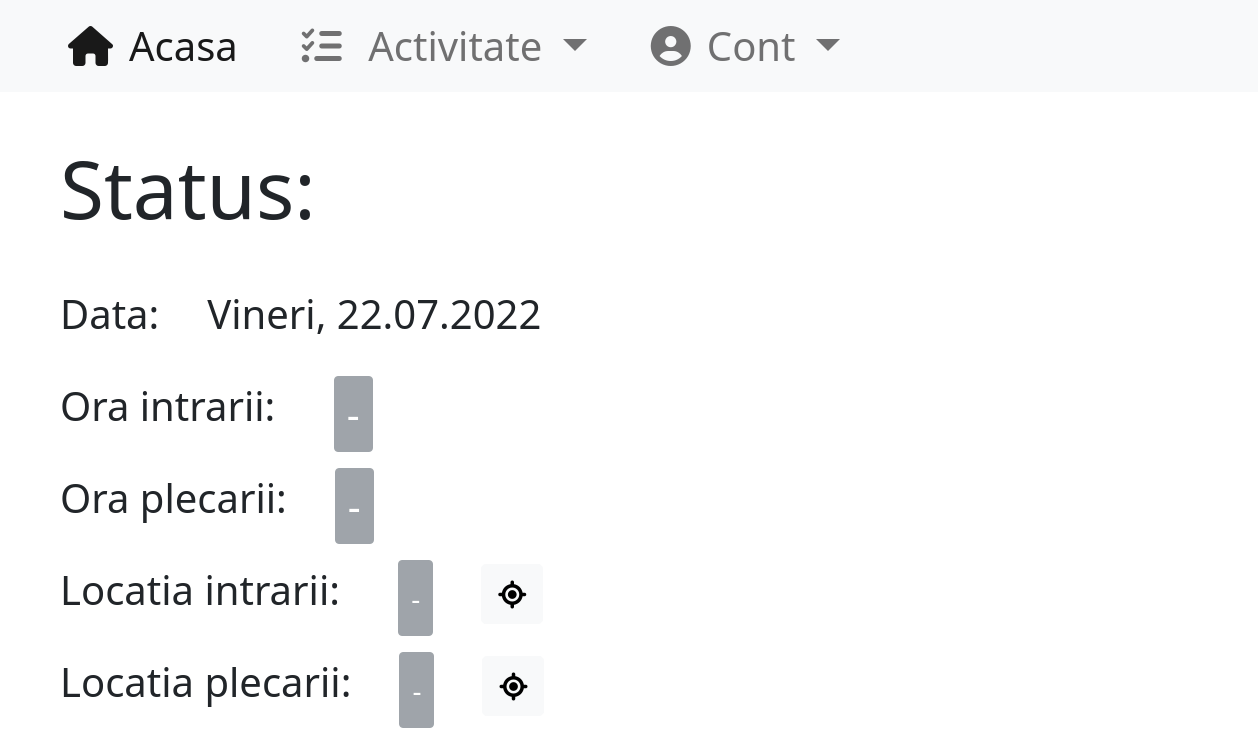
Before: /activity/2daysago (signed in) with the older database file.
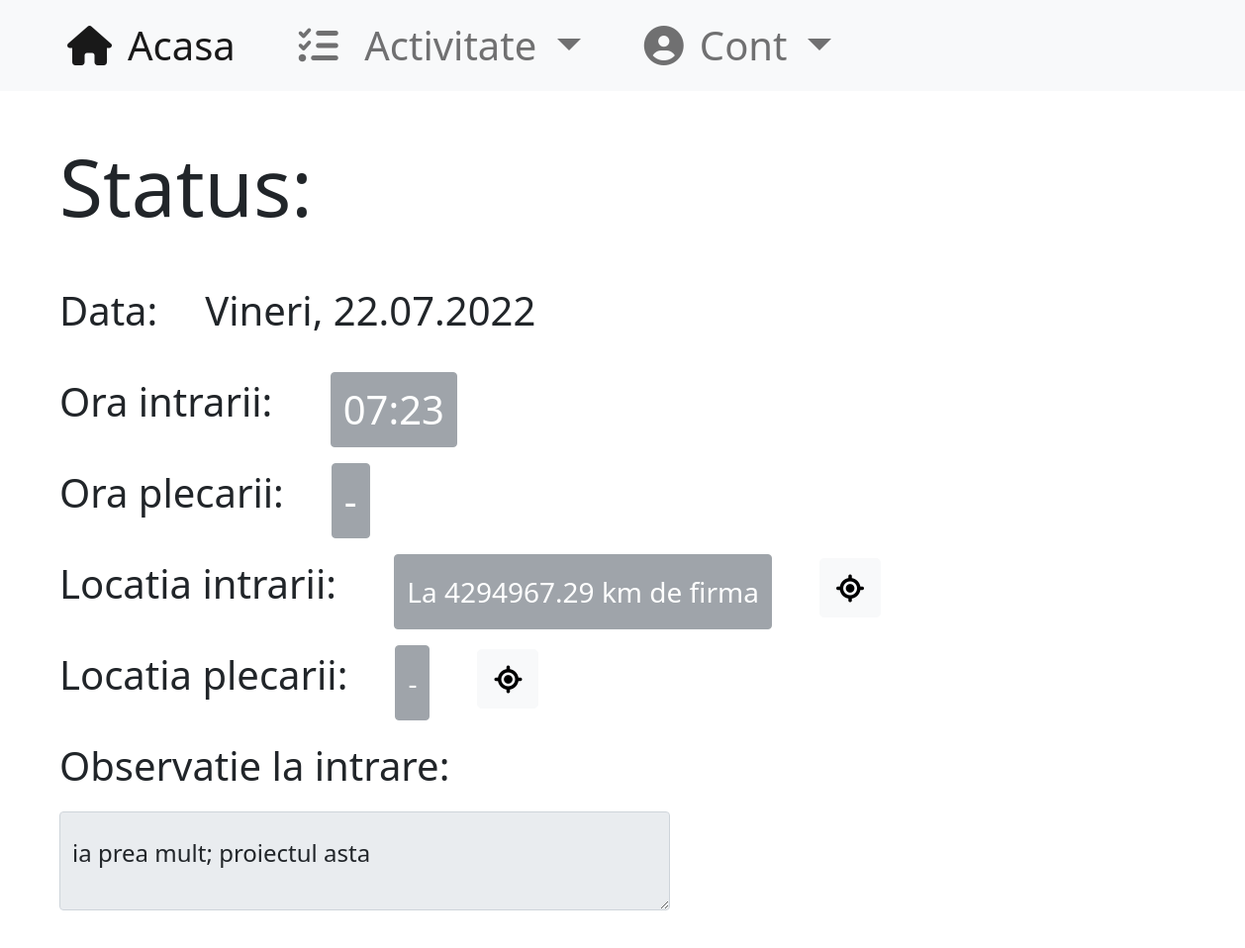
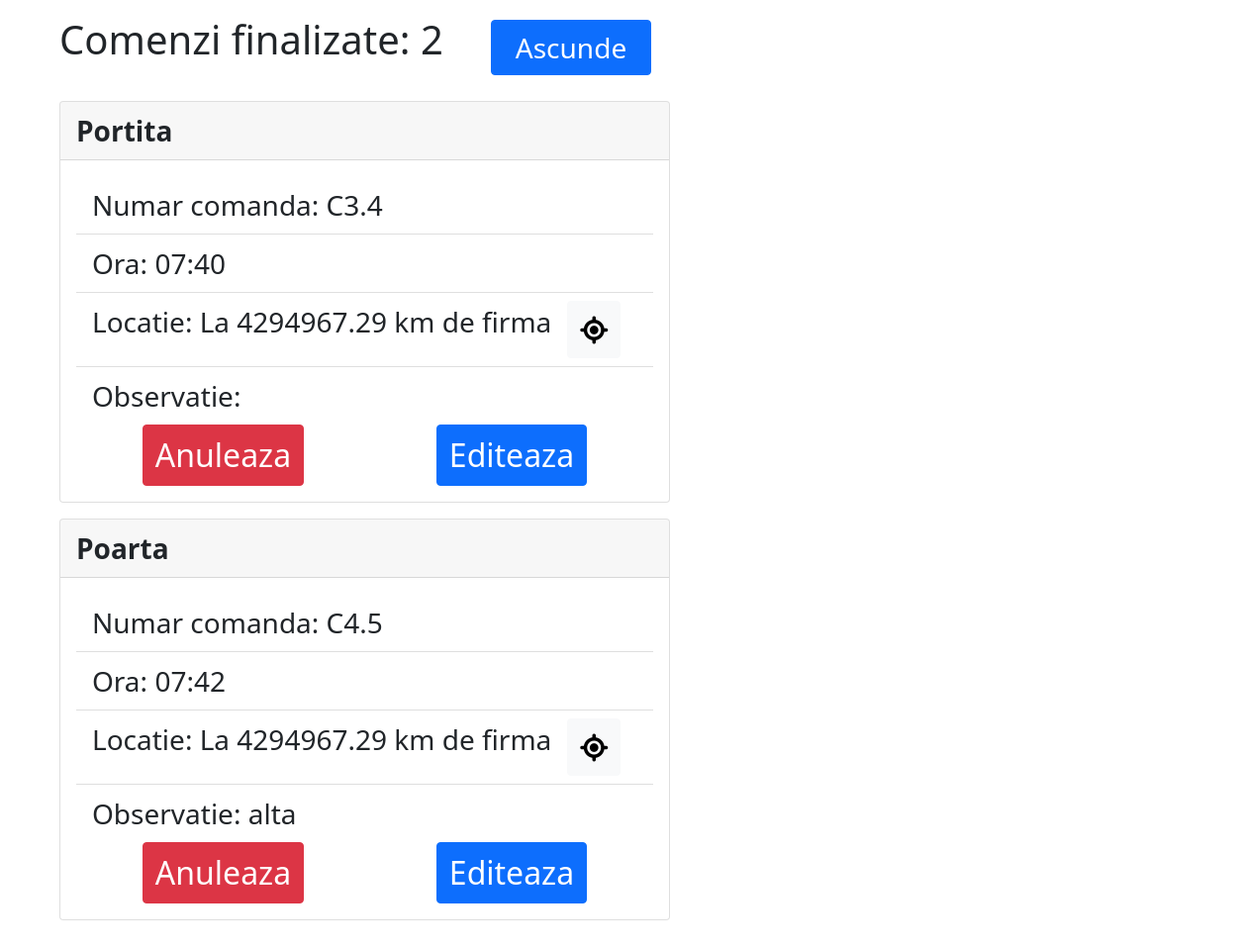
After: the same page with the newer database file (2 pictures, top to bottom).
### main/models.py (models this page shows, shortened)
class Info(models.Model):
    user = models.ForeignKey(User, null=True, on_delete=models.SET_NULL)
    latitude = models.DecimalField(blank=True, max_digits=11, decimal_places=8)
    longitude = models.DecimalField(blank=True, max_digits=11, decimal_places=8)
    nrcalcloc = models.IntegerField(blank=True, default=1, verbose_name="Numarul de relocari")
    datetime = models.DateTimeField(blank=True, default=datetime.datetime.strptime("01.01.2022 00:00:00", "%d.%m.%Y %H:%M:%S"))
    text = models.TextField(blank=True, max_length=300, verbose_name="observatie")
    def getStrTime(self):
        now = self.datetime
        settings_time_zone = pytz.timezone(settings.TIME_ZONE)
        now = now.astimezone(settings_time_zone)
        return now.strftime("%H:%M")
    @property
    def getCoords(self):
        return f"{self.latitude},{self.longitude}"

class Comanda(Info):
    numar_comanda = models.CharField(blank=False, max_length=15, default="Cxxxx.xx")
    denumire = models.CharField(blank=False, max_length=20, default="")
    class Meta:
        verbose_name_plural='Comenzi'

class OwnSettings(models.Model):
    nrrecalcpoz = models.IntegerField(blank=False, default=3, verbose_name="Numarul de relocari")
    secafterrecalc = models.IntegerField(blank=False, default=60, verbose_name="Numarul de secunde dupa care este disponibila o relocare")
    disterror = models.FloatField(blank=False, default=10, verbose_name="Distanta in metrii acceptata ca eroare a calculului de locatie")
    program = models.CharField(blank=False, default="L Ma Mi J V S D", max_length=20)
    min_tolerated = models.IntegerField(blank=False, default=5, verbose_name="Numarul de minute tolerate in calculul celor 8 ore dintre intrare si iesire")
    harta = models.ForeignKey(Harta, null=True, on_delete=models.DO_NOTHING)
    class Meta:
        verbose_name='Setari proprii'
        verbose_name_plural='Setari'

class Forma(models.Model):
    nume = models.CharField(blank=True, default="corp", max_length=15)
    tip = models.CharField(blank=False, default="Triunghi", choices=[("Cerc", "Cerc")], max_length=15)
    puncte = models.TextField(blank=False, default="0 0\n0 0")
    def getShape(self):
        model = None
        if self.tip == "Triunghi": model = geometry.Triunghi
        elif self.tip == "Patrulater": model = geometry.Patrulater
        elif self.tip == "Cerc": model = geometry.Cerc
        strpcts = self.puncte.split('\n')
        while "" in strpcts:
            strpcts.remove("")
        pcts = []
        for pctstr in strpcts:
            s = str(pctstr).replace('\r', '').replace(',', ' ').split(' ')
            pcts.append([float(s[0]), float(s[1])])
        return model(*pcts)
    class Meta:
        verbose_name='Arie pe harta'
        verbose_name_plural='Arii pe harta'

### main/views.py (the view)
# urls.py: path("activity/2daysago", login_required(views.Act2DaysAgoView.as_view()), name="act2daysAgo"),
@method_decorator(login_required, name='dispatch')
class Act2DaysAgoView(ActView):
    def _getPeriod(self, **kwargs) -> tuple:
        date = utils.getTime().date()
        date = utils.getPrevDay(date)
        date = utils.getPrevDay(date)
        datetimein = datetime.datetime.combine(date, datetime.datetime.strptime("00:00:00", "%H:%M:%S").time(),
                                               tzinfo=pytz.timezone(settings.TIME_ZONE))
        datetimeout = datetime.datetime.combine(date, datetime.datetime.strptime("23:59:59", "%H:%M:%S").time(),
                                                tzinfo=pytz.timezone(settings.TIME_ZONE))
        return datetimein, datetimeout

### main/geometry.py (called while the page is built)
    @staticmethod
    def __dist(point1: list, point2: list):
        return sqrt((point1[1]-point2[1])**2 + (point1[0]-point2[0])**2)

    @property
    def center(self):
        return (self.__center[0], self.__center[1])

    @property
    def point(self):
        return (self.__point[0], self.__point[1])

### main/templatetags/mytags.py (called while the page is built)
@register.filter(name='role_at_least')
def role_at_least(user, name):
    priorit = {
        "Angajat": 1,
        "Viewer": 2,
        "Manager": 3,
        "Admin": 4,
    }
    if not user.is_authenticated:
        return False
    if name in priorit.keys():
        return priorit[user.role] >= priorit[name]
    return False

@register.filter(name='is_recent')
def is_recent(user, tip):
    if not role_at_least(user, "Angajat"): return False
    model = None
    if tip == 'In': model = models.Intrare
    elif tip == 'Out': model = models.Iesire
    SEC_RECALC_AFTER = 60
    NR_RECALC_POZ = 3
    try:
        setare = models.OwnSettings.objects.all()[0]
        SEC_RECALC_AFTER = setare.secafterrecalc
        NR_RECALC_POZ = setare.nrrecalcpoz
    except:
        print("Nu exista setari")
    if model is not None:
        now = utils.getTime()
        try: info = model.objects.get(user=user, datetime__day=now.day)
        except: return False
        dtime = now - info.datetime
        if dtime.seconds <= SEC_RECALC_AFTER:
            return True
    return False

@register.filter(name='name_of_day')
def name_of_day(datetime: datetime.datetime) -> str:
    asocs = {
        "Monday": "Luni",
        "Tuesday": "Marti",
        "Wednesday": "Miercuri",
        "Thursday": "Joi",
        "Friday": "Vineri",
        "Saturday": "Sambata",
        "Sunday": "Duminica",
    }
    return asocs[datetime.strftime("%A")]

@register.filter(name='strloc')
def strloc(info: models.Info) -> str:
    return utils.locStr(info)

### main/utils.py (called while the page is built)
def getTime(info = None):
    now = None
    if info is None: now = utils.timezone.now()
    elif isinstance(info, models.Info): now = info.datetime
    elif isinstance(info, datetime.datetime): now = info
    settings_time_zone = pytz.timezone(settings.TIME_ZONE)
    now = now.astimezone(settings_time_zone)
    return now

def locStr(info: models.Info) -> str:
    error = models.OwnSettings.objects.all()[0].disterror
    try: dst = getMinDistance(info)
    except: return "-"
    diff = dst[0] - error
    if diff <= 0:
        return "In firma"
    elif diff <= 500:
        return f"La {int(diff)} merti de firma"
    return f"La {diff/1000:.2f} km de firma"

### templates/activityToday.html (shortened to what this page needs)
{% extends 'base.html' %}
{% block content %}
<div class="w-100 h-100 mb-5">
    {% load mytags %}
    {% if data != None %}
    <div class="container-fluid m-5 fs-1">
        <h1 class="my-5" style="font-size: 200%">Status:</h1>
        <div class="d-flex flex-row me-5 my-3">
            <p class="me-5 text-nowrap"> Data: </p>
            <p class="me-5 text-nowrap"> {{ datetime|name_of_day }}, {{ data }} </p>
        </div>
        <div class="d-flex flex-row me-5 my-3">
            <p class="me-5 text-nowrap"> Ora intrarii:&nbsp; </p>
            <button disabled class="btn btn-secondary me-5 font-weight-bold fs-1">{{ oraIn }}</button>
        </div>
        <div class="d-flex flex-row me-5 my-3">
            <p class="me-5 text-nowrap"> Ora plecarii: </p>
            <button disabled class="btn btn-secondary me-5 font-weight-bold fs-1">{{ oraOut }}</button>
        </div>
        <div class="d-flex flex-row me-5 my-3 align-items-left">
            <p class="me-5 text-nowrap"> Locatia intrarii:&nbsp; </p>
            <button disabled class="btn btn-secondary me-5 font-weight-bold fs-3" title="Apasa pentru a deschide in Maps" >{{ locStrIn }}</button>
            <div class="fs-1"> <button class="btn btn-light btn-lg fs-3" onclick="loadMap('{{ locIn }}')"><i class="fa-solid fa-location-crosshairs"></i></button> </div>
        </div>
        <div class="d-flex flex-row me-5 my-3">
            <p class="me-5 text-nowrap"> Locatia plecarii: </p>
            <button disabled class="btn btn-secondary me-5 font-weight-bold fs-3" title="Apasa pentru a deschide in Maps">{{ locStrOut }}</button>
            <div class="fs-1"> <button class="btn btn-light btn-lg fs-3" onclick="loadMap('{{ locOut }}')"><i class="fa-solid fa-location-crosshairs"></i></button> </div>
        </div>
    {% if obsIn != "" %}
        <div class="my-3 w-50">
            <p class="me-5 text-nowrap"> Observatie la intrare: </p>
            <div class="form-floating">
              <textarea disabled class="form-control fs-4" id="floatingTextarea2" style="height: 100px">{{ obsIn|safe }}</textarea>
            </div>
        </div>
    {% endif %}
    {% if comenzi|length > 0 %}
        <div class="my-3 mt-5 w-50">
        <div class="d-flex flex-row">
            <p class="me-5 text-nowrap"> Comenzi finalizate: {{ nrcomenzi }} </p>
            <button onclick="arataascunde()" id="btnShowHide" class="btn btn-primary btn-square-md font-weight-bold fs-3 align-self-center my-0 px-4" > Ascunde </button>
        </div>
            <div id="comenziShowDiv">
            {% for comanda in comenzi %}
                <div class="my-3">
                <div class="card fs-3 my-1">
                  <div class="card-header fw-bold">
                    {{ comanda.denumire }}
                  </div>
                  <div class="card-body">
                    <div class="list-group list-group-flush">
                      <li class="list-group-item">Numar comanda: {{ comanda.numar_comanda }}</li>
                      <li class="list-group-item">Ora: {{ comanda.getStrTime }}</li>
                      <li class="list-group-item">
                          <div class="d-flex flex-row">
                              <p class="me-3">Locatie: {{ comanda|strloc }}</p>
                              <button class="btn btn-light fs-3" onclick="loadMap('{{ comanda.getCoords|safe }}')"><i class="fa-solid fa-location-crosshairs"></i></button>
                          </div>
                      </li>
                      <li class="list-group-item">Observatie: {{ comanda.text }} </li>
                    </div>
                    <div class="d-flex justify-content-around">
                      <button type="button" data-bs-toggle="modal" data-bs-target="#modalCancelComand" data-bs-nr="{{ comanda.numar_comanda }}" class="btn btn-danger btn-square-md font-weight-bold fs-2 my-0"> Anuleaza </button>
                      <button type="button" class="btn btn-primary btn-square-md font-weight-bold fs-2 my-0"
                              onclick="showEdit('{{ comanda.denumire }}','{{ comanda.numar_comanda }}', '{{ comanda.text }}')">Editeaza</button>
                    </div>
                  </div>
                </div>
                </div>
            {% endfor %}
            </div>
        </div>
    </div>
{% endif %}
    {% endif %}
</div>
{% endblock %}

### templates/base.html (shortened to what this page needs)
<!DOCTYPE html>
<html lang="ro">
<head>
    <link rel="stylesheet" href="https://cdn.jsdelivr.net/npm/bootstrap@5.1.3/dist/css/bootstrap.min.css">
    {% load static %}
</head>
<body>
{% if user.is_authenticated %}
    {% include 'navbar.html' %}
{% endif %}
{% block content %}
{% endblock %}
</body>
</html>

### templates/navbar.html (shortened to what this page needs)
{% load mytags %}
<nav class="navbar navbar-expand-lg navbar-light bg-light fs-1">
  <div class="container-fluid">
    <div class="collapse navbar-collapse" id="navbarSupportedContent">
      <ul class="navbar-nav w-100 me-auto mb-2 mb-lg-0">
        <li class="nav-item ms-5">
          <a class="nav-link active" aria-current="page" href="{% url 'home' %}"><i class="fa-solid fa-house me-3"></i>Acasa</a>
        </li>
        <li class="nav-item dropdown ms-5">
          <a class="nav-link dropdown-toggle" id="navbarDropdown" role="button" data-bs-toggle="dropdown" aria-expanded="false">
            <i class="fa-solid fa-list-check me-3"></i> Activitate
          </a>
        </li>
        <li class="nav-item dropdown ms-5">
          <a class="nav-link dropdown-toggle" href="#" id="navbarDropdown" role="button" data-bs-toggle="dropdown" aria-expanded="false">
            <i class="fa-solid fa-circle-user me-3"></i>Cont
          </a>
        </li>
      </ul>
    </div>
  </div>
</nav>

Changed rows visible on the page:
added Info: text "ia prea mult; proiectul asta"
added Comanda: denumire "Portita", numar_comanda "C3.4", getStrTime "07:40", nume "La 4294967.29 km de firma"
added Comanda: denumire "Poarta", numar_comanda "C4.5", getStrTime "07:42", nume "La 4294967.29 km de firma", text "alta"
Other visible differences:
{{ oraIn }}: "-" → "07:23"
{{ locStrIn }}: "-" → "La 4294967.29 km de firma"
{{ nrcomenzi }}: (not shown) → "2"
text now shown: "Observatie la intrare: Comenzi finalizate: Ascunde"
